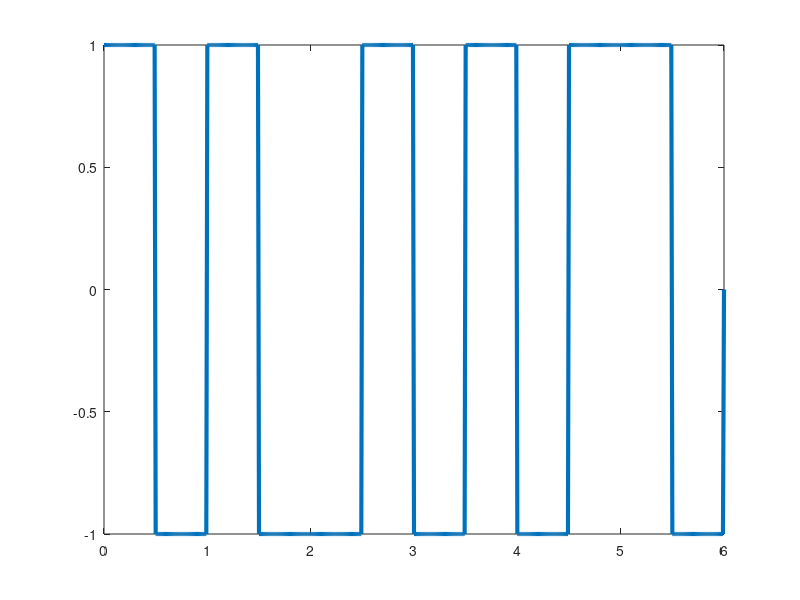

The MATLAB script that drew this image:
bits=[1 0 1 0 0 1];

bitrate=1;
T=length(bits)/bitrate;
n=100;
N=n*length(bits);
dt=T/N;
t=0:dt:T;
y=zeros(1,length(t));
lastbit=1;

for i=0:length(bits)-1
  if(bits(i+1)==1)
    y(i*n+1:(i+1/2)*n)=lastbit;
    y((i+1/2)*n+1:(i+1)*n)=-lastbit;
    lastbit=-lastbit;
    
  else
    lastbit=-lastbit;
    y(i*n+1:(i+1/2)*n)=lastbit;
    y((i+1/2)*n+1:(i+1)*n)=-lastbit;
    lastbit=-lastbit;
  end
end

plot(t,y,'Linewidth',3);


counter=0;
x=1;
lastbit=1;
for i=1:length(t)
  if(t(i)>counter)
    counter=counter+(1/bitrate);
    if(y(i)!=lastbit)
      result(x)=0;
      x=x+1;
    else 
      lastbit=-lastbit;
      result(x)=1; 
      x=x+1;
    end
  end
end
disp(result);